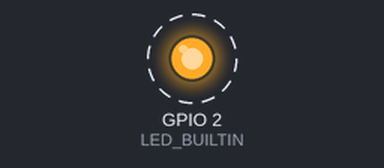
Simulated run of this sketch. Board: ESP32. Shown: output pins drawn as LEDs (lit = HIGH). Dashed ring = blinking.

Above: at 0.2 s.
Timing chart, 0 to 3.0 s (numbered marks = the images above):
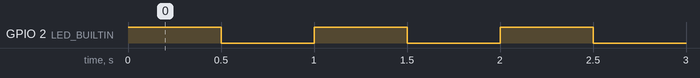

Measured:
- by itself, GPIO 2 (LED_BUILTIN): alternates HIGH for 0.50 s and LOW for 0.50 s

The sketch:

Lab3_Part1.ino
```cpp
#include "freertos/FreeRTOS.h"


static const int delay_ms = 500;

void setup() {
  // put your setup code here, to run once:
    pinMode(LED_BUILTIN , OUTPUT);


}
void loop() {
  // put your main code here, to run repeatedly:

digitalWrite(LED_BUILTIN,HIGH);
  vTaskDelay(delay_ms/portTICK_PERIOD_MS);
  digitalWrite(LED_BUILTIN,LOW);
  vTaskDelay( delay_ms/portTICK_PERIOD_MS);
}
```
